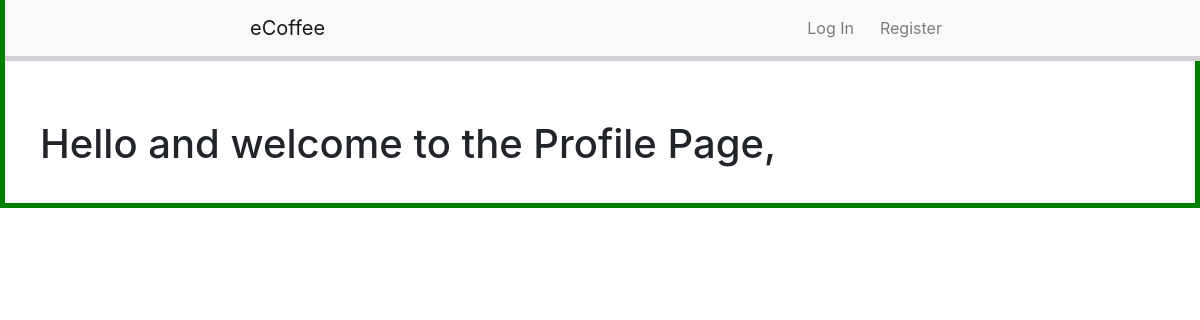
Page /profile/4 on the earlier database version.
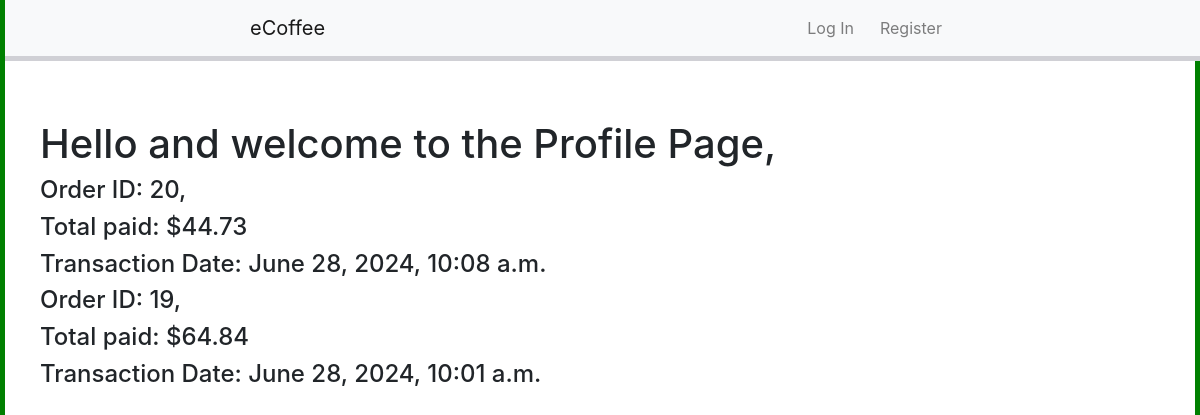
Same page on the later database version.
### eCoffee/models.py (models this page shows, shortened)
class Order(models.Model):
    cart=models.ForeignKey(Cart,on_delete=models.CASCADE)
    payment_status=models.BooleanField(default=False)
    placed_order_at = models.DateTimeField(default=timezone.now, null=True, blank=True)
    payment_intent_id = models.CharField(max_length=255, null=True, blank=True)
    amount=models.FloatField(default=0)

### eCoffee/views.py (the view, shortened to what this page needs)
# urls.py: path('profile/<int:user_id>',views.profile,name="profile"),
def profile(request, user_id):
    logging.debug('Profile got triggered')
    my_cart = get_object_or_404(Cart, user__id=user_id)
    '''
    WORK ON THIS TOMORROW
    identity= get_object_or_404(User,user__id=user_id)
    # logging.debug(f'who am I::{identity.username}')
    '''
    orders_with_items = []
    my_orders = Order.objects.filter(cart=my_cart, payment_status=True).order_by('-placed_order_at')
    for order in my_orders:
        order_items = []
        order_items_queryset = OrderItem.objects.filter(order=order)
        orders_with_items.append({
            'order_id': order.id,
            'order_amount': order.amount,
            'placed_order_at': order.placed_order_at,
            'items': order_items
        })
    context = {
        'orders_with_items': orders_with_items,
    }
    return render(request, 'eCoffee/profile.html', context)

### eCoffee/context_processors.py (called while the page is built)
def send_cart_length(request):
    cart_length = 0
    total = 0
    if request.user.is_authenticated:
        try:
            cart = Cart.objects.get(user=request.user)
            cart_length = cart.get_total_items()
            total = cart.get_total_price()
        except Cart.DoesNotExist:
            cart_length = 0
            total = 0
    else:
        cart_length = 0
    return {'cart_length': cart_length, 'total': total}

### eCoffee/templates/eCoffee/profile.html (shortened to what this page needs)
{% extends "eCoffee/layout.html" %}
{%block body %}
<div class="profile-container">
   <h1>Hello and welcome to the Profile Page,</h1>
   <div class="">
      {%if orders_with_items%}
      {% for order in orders_with_items %}
      <div class="order">
         {%if order.order_id and order.order_amount%}
          <h4 class="">Order ID: {{ order.order_id }}, </h4>
          <h4>Total paid: ${{order.order_amount}}</h4>
          <h4>Transaction Date: {{ order.placed_order_at }}</h4>
          {%endif%}
      </div>
      {% endfor %}
      {%endif%}
   </div>
</div>
{%endblock%}

Differences in the rows shown:
added Order: order_amount "44.73", placed_order_at "June 28, 2024, 10:08 a.m."
added Order: order_amount "64.84", placed_order_at "June 28, 2024, 10:01 a.m."
Other differences:
new list line: "Order ID: 20 , Total paid: $ Transaction Date:"
new list line: "Order ID: 19 , Total paid: $ Transaction Date:"
